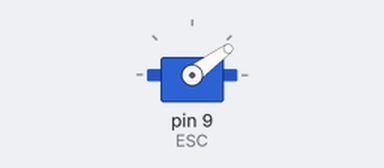
The sketch below on a simulated Arduino Uno, built with avr-gcc and run on an emulated ATmega328P. Shown: servo.

Above: at 0.1 s.
Timing chart, 0 to 40.0 s (numbered marks = the images above):
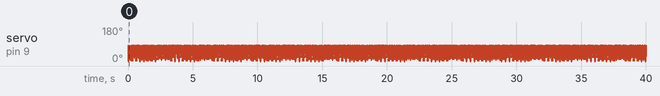

The sketch:

bldctrial.ino
```cpp
#include<Servo.h>
Servo ESC;

int pot,i;

void setup() {
  ESC.attach(9,1000,2000);
  // put your setup code here, to run once:

}

void loop() {
  for(i=0;i<90;i++)
  {
    pot = i;
    ESC.write(pot);
    i = i+5;
   }
  // put your main code here, to run repeatedly:

}
```
